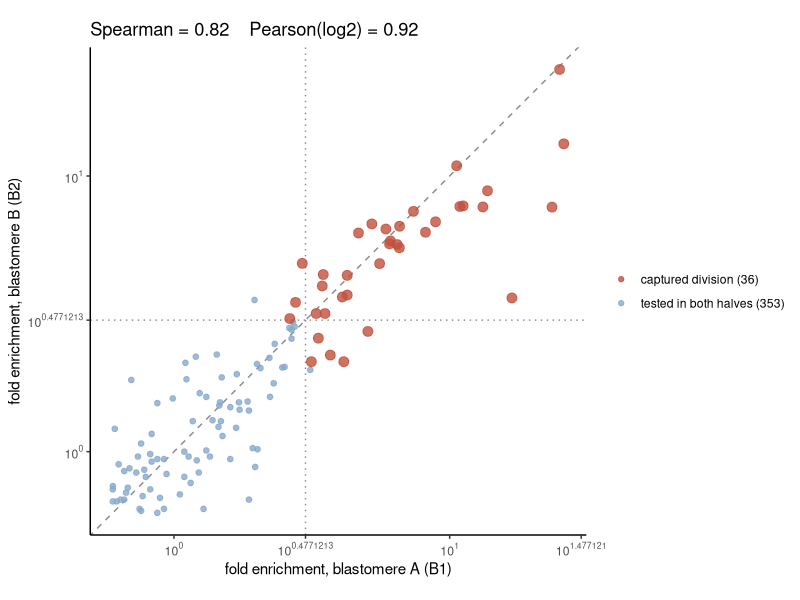

Source code (R):

############################################################################################
### Figure S15. Tree siblings share annotations far in excess of chance, and reproducibly so


#######################################################################################################
### Fig. 15D: Fold-enrichment of each progenitor & post-mitotic pairing computed separately for A and B

library(ggplot2)
library(tidyr)
library(dplyr)
library(scales)

dat = read.csv("./figures_data/figSX_captured_divisions_AB_replication.csv")

library(ggplot2)
library(scales)

d <- subset(dat, tested_in_both == 1)
d <- d[order(d$captured), ]  # captured on top

sp <- cor(d$fold_A, d$fold_B, method = "spearman")
pe <- cor(log2(d$fold_A), log2(d$fold_B), method = "pearson")

d$group <- ifelse(d$captured == 1,
                  sprintf("captured division (%d)", sum(d$captured == 1)),
                  sprintf("tested in both halves (%d)", sum(d$captured == 0)))

p = ggplot(d, aes(fold_A, fold_B, color = group, size = group)) +
    geom_abline(slope = 1, linetype = "dashed", color = "grey55") +
    geom_hline(yintercept = 3, linetype = "dotted", color = "grey55") +
    geom_vline(xintercept = 3, linetype = "dotted", color = "grey55") +
    geom_point(alpha = 0.8) +
    scale_x_log10(limits = c(0.6, NA),
                  labels = trans_format("log10", math_format(10^.x))) +
    scale_y_log10(limits = c(0.6, NA),
                  labels = trans_format("log10", math_format(10^.x))) +
    scale_color_manual(values = c("#C0503C", "#87A9CB")) +
    scale_size_manual(values = c(3, 1.6), guide = "none") +
    coord_fixed() +
    labs(x = "fold enrichment, blastomere A (B1)",
         y = "fold enrichment, blastomere B (B2)",
         color = NULL,
         title = sprintf("Spearman = %.2f    Pearson(log2) = %.2f", sp, pe)) +
    theme_classic()
